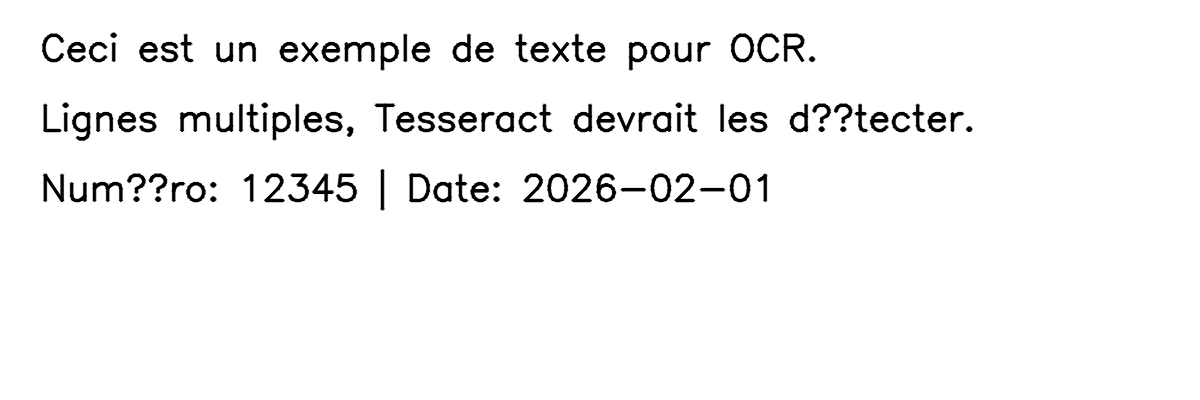
#> input picture data/images/document.png, 1200 x 400 px, found by its file name
$ python main.py
#> lines starting #> are read from the running program, lines starting #| are printed output that depends on the picture; after the words box and inside, x2 and y2 are one past the last pixel; in counts of white or black regions, pixels touching at a corner belong together
### src/core/functions.py
"""
Fonctions utilitaires pour le mini-projet OCR
- `load_image(path)` : lit une image avec OpenCV
- `preprocess_image(img)` : conversion en niveaux de gris + seuillage

Les commentaires expliquent brièvement chaque étape.
"""

import cv2


def load_image(path: str):
    """Lit une image depuis `path` et vérifie qu'elle existe.

    Retourne l'image au format BGR (OpenCV).
    """
#> called with path = 'images/document.png'
    img = cv2.imread(path)
#> img is the input picture: shape (400, 1200, 3); min 0, max 255, mean 245.3
    if img is None:
        raise FileNotFoundError(f"Impossible de lire l'image: {path}")
    return img


def preprocess_image(img):
    """Applique un prétraitement simple pour améliorer l'OCR:

    1. Conversion en niveaux de gris
    2. (Optionnel) Flou gaussien pour réduire le bruit
    3. Binarisation (seuillage) avec Otsu pour obtenir une image binaire

    Retourne l'image seuillée (noir/blanc) adaptée à `pytesseract`.
    """
    # Conversion en niveaux de gris
    gray = cv2.cvtColor(img, cv2.COLOR_BGR2GRAY)

    # Réduction du bruit (aide parfois pour l'OCR)
    blurred = cv2.GaussianBlur(gray, (5, 5), 0)
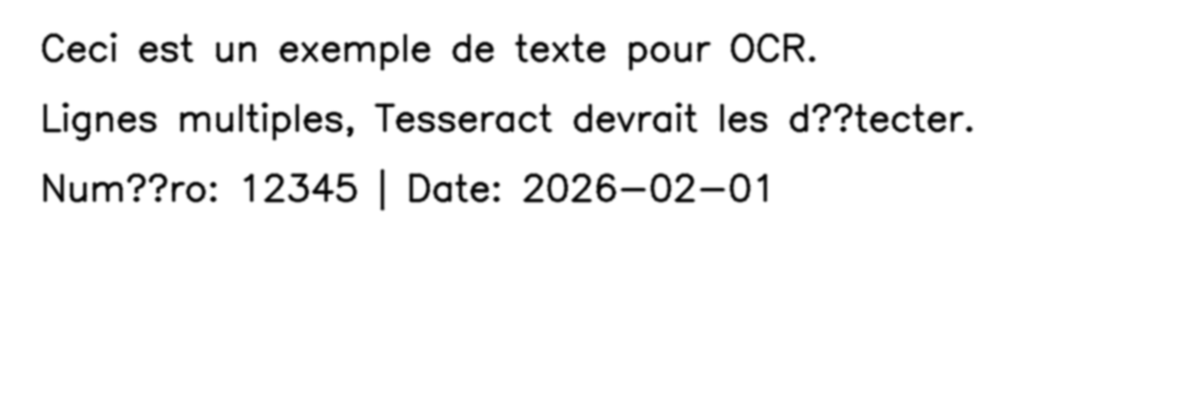
#> blurred: shape (400, 1200); min 2, max 255, mean 245.3

    # Binarisation avec Otsu (détermine automatiquement le meilleur seuil)
    _, thresh = cv2.threshold(blurred, 0, 255, cv2.THRESH_BINARY + cv2.THRESH_OTSU)
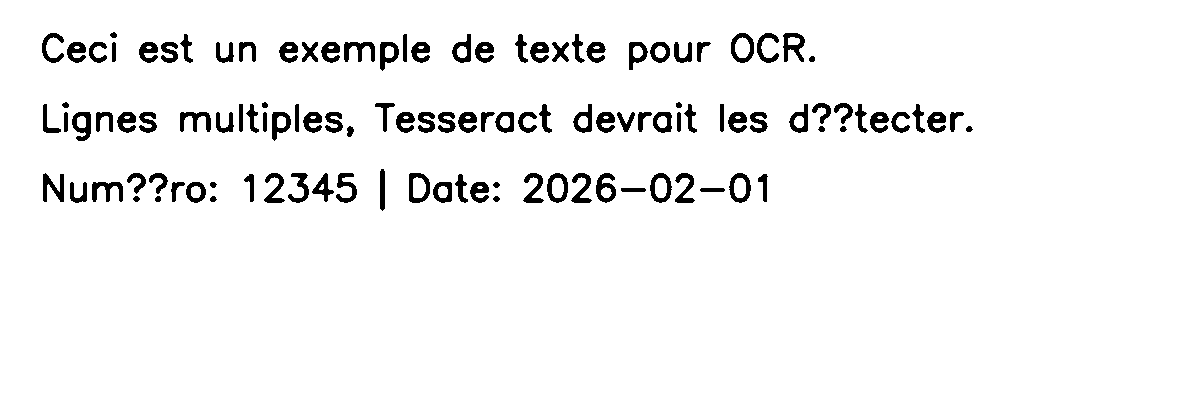
#> thresh: shape (400, 1200); 95.4% white; 115 black regions, largest, box (x1, y1, x2, y2) and area: (783, 33, 805, 62) 338, (344, 42, 375, 62) 329, (596, 173, 616, 203) 329

    return thresh

### src/core/main.py
"""
Mini-projet OCR simple avec Tesseract
Fichiers:
- main.py         : point d'entrée
- functions.py    : fonctions de lecture et prétraitement d'images
- create_sample_image.py : script pour générer images/document.png (exemple)
- images/         : dossier contenant l'image `document.png`

Instructions rapides (voir README.md pour plus de détails):
1) Installer Tesseract (Windows: installez depuis https://github.com/tesseract-ocr/tesseract; Linux: `sudo apt install tesseract-ocr`)
2) Installer dépendances Python: `pip install opencv-python pytesseract`
3) (Windows) Si besoin, décommenter et définir `pytesseract.pytesseract.tesseract_cmd` vers le chemin de l'exécutable tesseract
4) Générer l'image d'exemple: `python create_sample_image.py` (créera `images/document.png`)
5) Lancer: `python main.py` (ou `python main.py images/document.png`)

"""

import os
import sys
import cv2
import pytesseract
import shutil
import platform
import io
from src.core.functions import load_image, preprocess_image

# Configure UTF-8 pour l'affichage des caractères accentués sur Windows PowerShell
if sys.platform == 'win32':
    sys.stdout = io.TextIOWrapper(sys.stdout.buffer, encoding='utf-8')
    sys.stderr = io.TextIOWrapper(sys.stderr.buffer, encoding='utf-8')

# --- Si vous êtes sous Windows et tesseract n'est pas dans le PATH,
#     décommentez et modifiez la ligne ci-dessous en remplaçant le chemin

pytesseract.pytesseract.tesseract_cmd = r"C:\Program Files\Tesseract-OCR\tesseract.exe"


def extract_text_from_image(image_path: str) -> str:
    """Lit l'image, applique le prétraitement, puis extrait le texte via pytesseract."""
    img = load_image(image_path)
    processed = preprocess_image(img)

    # pytesseract attend une image en niveaux de gris ou couleur; ici on lui passe l'image seuillée
    # Config basique: --psm 3 (segmentation par défaut) ; on peut ajouter `lang='fra'` si Tesseract a le pack français installé
    try:
        text = pytesseract.image_to_string(processed)
    except pytesseract.pytesseract.TesseractNotFoundError:
        # Tesseract non trouvé : essayons de localiser automatiquement l'exécutable
        def find_tesseract_executable():
            # 1) vérifier si 'tesseract' est dans le PATH
            path = shutil.which('tesseract')
            if path:
                return path

            # 2) chemins courants sous Windows
            if platform.system().lower().startswith('win'):
                common = [
                    r"C:\Program Files\Tesseract-OCR\tesseract.exe",
                    r"C:\Program Files (x86)\Tesseract-OCR\tesseract.exe",
                ]
                for p in common:
                    if os.path.exists(p):
                        return p

            return None

        found = find_tesseract_executable()
        if found:
            pytesseract.pytesseract.tesseract_cmd = found
            print(f"Tesseract trouvé automatiquement : {found} (réessayage)")
            try:
                text = pytesseract.image_to_string(processed)
            except Exception as e:
                raise RuntimeError(f"Erreur lors de l'appel à pytesseract après configuration automatique : {e}")
        else:
            msg = (
                "Tesseract n'est pas installé ou n'est pas dans le PATH.\n"
                "Sous Windows : installez depuis https://github.com/tesseract-ocr/tesseract et ajoutez le dossier \"Tesseract-OCR\" au PATH, ou définissez\n"
                "pytesseract.pytesseract.tesseract_cmd = r'C:\\Program Files\\Tesseract-OCR\\tesseract.exe' dans le script.\n"
                "Sous Linux (Debian/Ubuntu) : `sudo apt install tesseract-ocr`.\n"
                "Après installation, relancez le script."
            )
            raise RuntimeError(msg)
    except Exception as e:
        raise RuntimeError(f"Erreur lors de l'appel à pytesseract: {e}")

    return text


def main():
    # chemin par défaut
    default_image = os.path.join('images', 'document.png')
    image_path = sys.argv[1] if len(sys.argv) > 1 else default_image

    if not os.path.exists(image_path):
        print(f"Image non trouvée: {image_path}\nGénérez l'exemple avec: python create_sample_image.py")
        return

    print(f"Lecture de l'image: {image_path}")
    text = extract_text_from_image(image_path)

    # Affichage dans la console
    print("--- Texte extrait ---")
    print(text)
    print("---------------------")

    # Sauvegarde dans un fichier .txt
    out_name = os.path.splitext(os.path.basename(image_path))[0] + '_ocr.txt'
    with open(out_name, 'w', encoding='utf-8') as f:
        f.write(text)

    print(f"Texte sauvegardé dans: {out_name}")


if __name__ == '__main__':
    try:
        main()
#> (the call stopped at in extract_text_from_image, `text = pytesseract.image_to_string(processed)`: pytesseract is not available in this run)
    except RuntimeError as e:
        # Affiche un message propre sans traceback long
        print("Erreur :", e)
        print("Pour résoudre : installez Tesseract ou définissez pytesseract.pytesseract.tesseract_cmd vers l'exécutable.")
        sys.exit(1)
    except Exception as e:
        print("Erreur inattendue :", e)
        sys.exit(1)

$ run again, with data/images/maxresdefault.jpg saved as data/images/document.png
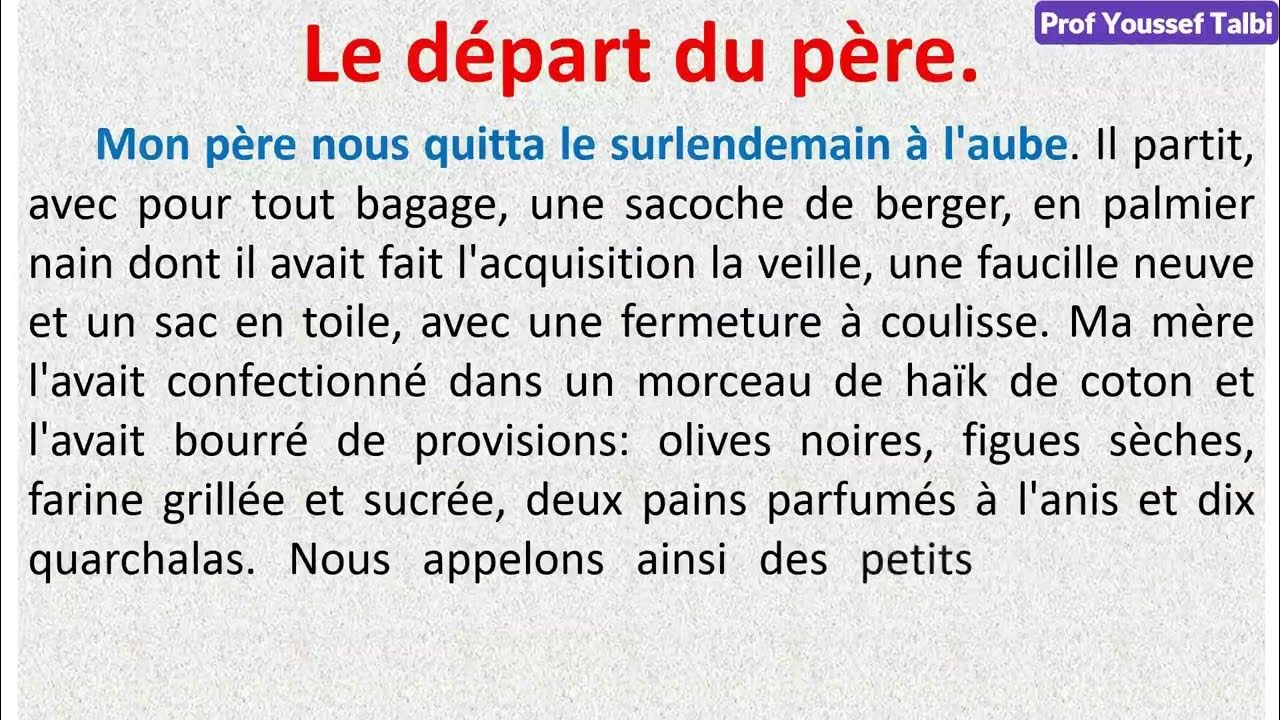
#> input picture data/images/maxresdefault.jpg, 1280 x 720 px, found by its file name
#> in load_image, img is the input picture: shape (720, 1280, 3); mean B, G, R 212.9, 211.2, 214.5
#> in preprocess_image, `gray = cv2.cvtColor(img, cv2.COLOR_BGR2GRAY)`:
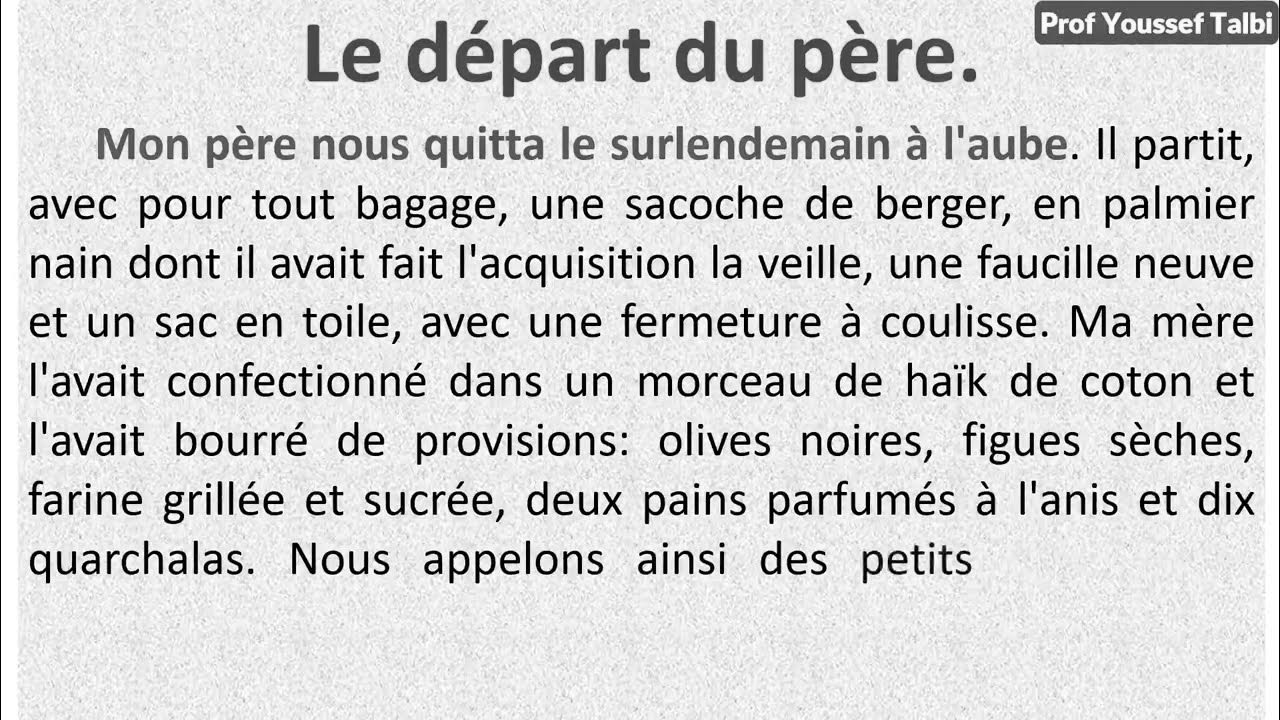
#> gray: shape (720, 1280); min 0, max 255, mean 212.5
#> in preprocess_image, `_, thresh = cv2.threshold(blurred, 0, 255, cv2.THRESH_BINARY + cv2.THR..`:
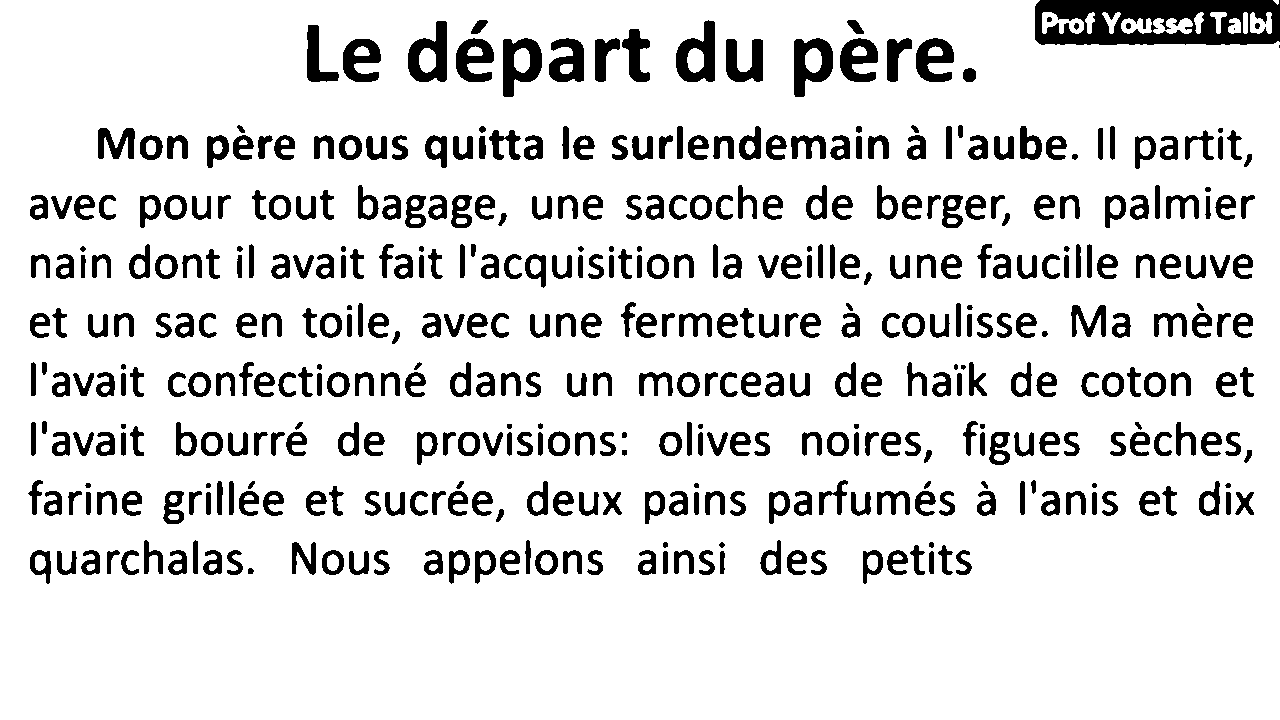
#> thresh: shape (720, 1280); 87.2% white; 452 black regions (3 under 20 px), largest, box (x1, y1, x2, y2) and area: (1035, 0, 1280, 45) 8213, (676, 20, 715, 82) 1389, (408, 21, 447, 82) 1382
